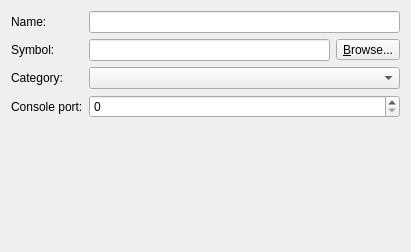
<?xml version="1.0" encoding="UTF-8"?>
<ui version="4.0">
 <class>VPCSDeviceConfigPageWidget</class>
 <widget class="QWidget" name="VPCSDeviceConfigPageWidget">
  <property name="geometry">
   <rect>
    <x>0</x>
    <y>0</y>
    <width>411</width>
    <height>252</height>
   </rect>
  </property>
  <property name="windowTitle">
   <string>VPCS device configuration</string>
  </property>
  <layout class="QGridLayout" name="gridLayout">
   <item row="0" column="1">
    <widget class="QLineEdit" name="uiNameLineEdit"/>
   </item>
   <item row="2" column="0">
    <widget class="QLabel" name="uiSymbolLabel">
     <property name="text">
      <string>Symbol:</string>
     </property>
    </widget>
   </item>
   <item row="4" column="1">
    <widget class="QSpinBox" name="uiConsolePortSpinBox">
     <property name="maximum">
      <number>65535</number>
     </property>
    </widget>
   </item>
   <item row="5" column="1">
    <spacer name="spacer">
     <property name="orientation">
      <enum>Qt::Vertical</enum>
     </property>
     <property name="sizeHint" stdset="0">
      <size>
       <width>263</width>
       <height>212</height>
      </size>
     </property>
    </spacer>
   </item>
   <item row="4" column="0">
    <widget class="QLabel" name="uiConsolePortLabel">
     <property name="text">
      <string>Console port:</string>
     </property>
    </widget>
   </item>
   <item row="0" column="0">
    <widget class="QLabel" name="uiNameLabel">
     <property name="text">
      <string>Name:</string>
     </property>
    </widget>
   </item>
   <item row="2" column="1">
    <layout class="QHBoxLayout" name="horizontalLayout_7">
     <item>
      <widget class="QLineEdit" name="uiSymbolLineEdit"/>
     </item>
     <item>
      <widget class="QToolButton" name="uiSymbolToolButton">
       <property name="text">
        <string>&amp;Browse...</string>
       </property>
       <property name="toolButtonStyle">
        <enum>Qt::ToolButtonTextOnly</enum>
       </property>
      </widget>
     </item>
    </layout>
   </item>
   <item row="3" column="0">
    <widget class="QLabel" name="uiCategoryLabel">
     <property name="text">
      <string>Category:</string>
     </property>
    </widget>
   </item>
   <item row="3" column="1">
    <widget class="QComboBox" name="uiCategoryComboBox"/>
   </item>
  </layout>
 </widget>
 <resources/>
 <connections/>
</ui>
